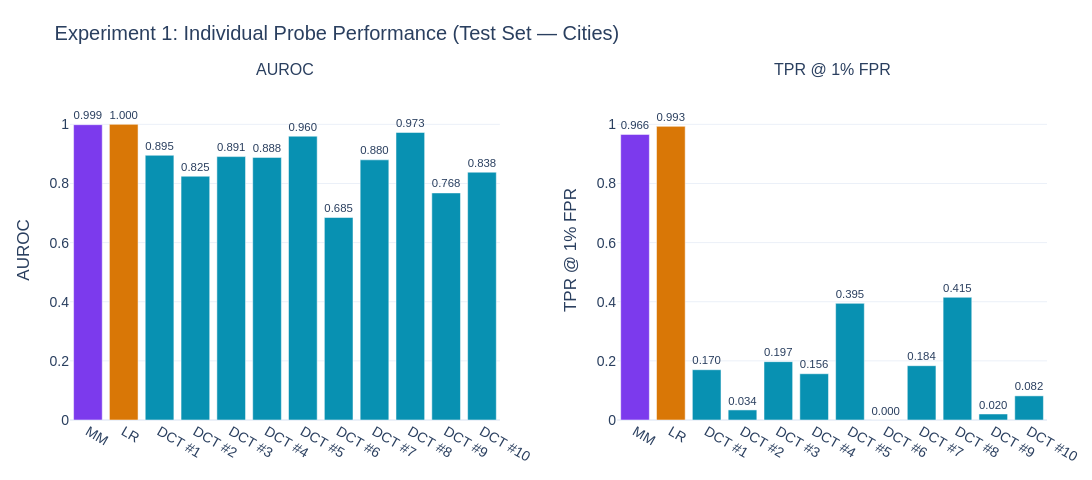

This figure's notebook cell:
### Code cell
probe_names = list(results.keys())
aurocs = [results[n]["auroc"] for n in probe_names]
tprs = [results[n]["tpr@1fpr"] for n in probe_names]

bar_colors = []
for n in probe_names:
    if n == "MM":
        bar_colors.append(PLOT_COLORS["mm"])
    elif n == "LR":
        bar_colors.append(PLOT_COLORS["lr"])
    else:
        bar_colors.append(PLOT_COLORS["dct"])

fig = make_subplots(
    rows=1, cols=2,
    subplot_titles=["AUROC", "TPR @ 1% FPR"],
    horizontal_spacing=0.12,
)

fig.add_trace(go.Bar(
    x=probe_names, y=aurocs,
    marker_color=bar_colors, showlegend=False,
    text=[f"{v:.3f}" for v in aurocs], textposition="outside",
), row=1, col=1)

fig.add_trace(go.Bar(
    x=probe_names, y=tprs,
    marker_color=bar_colors, showlegend=False,
    text=[f"{v:.3f}" for v in tprs], textposition="outside",
), row=1, col=2)

fig.update_layout(
    **PLOT_BASE,
    title="Experiment 1: Individual Probe Performance (Test Set — Cities)",
    height=480, width=1100,
    yaxis=dict(range=[0, 1.15], title="AUROC"),
    yaxis2=dict(range=[0, 1.15], title="TPR @ 1% FPR"),
)
fig.show()
save_fig(fig, "exp1_probe_performance")

### Figure 1 — Plotly figure (JSON) as saved in the notebook; plotly's stock layout.template omitted (floating-point values rounded to 4 significant figures)
{"data": [{"marker": {"color": ["#7C3AED", "#D97706", "#0891B2", "#0891B2", "#0891B2", "#0891B2", "#0891B2", "#0891B2", "#0891B2", "#0891B2", "#0891B2", "#0891B2"]}, "showlegend": false, "text": ["0.999", "1.000", "0.895", "0.825", "0.891", "0.888", "0.960", "0.685", "0.880", "0.973", "0.768", "0.838"], "textposition": "outside", "type": "bar", "x": ["MM", "LR", "DCT #1", "DCT #2", "DCT #3", "DCT #4", "DCT #5", "DCT #6", "DCT #7", "DCT #8", "DCT #9", "DCT #10"], "xaxis": "x", "y": [0.9989, 0.9999, 0.8953, 0.8245, 0.8909, 0.8883, 0.9599, 0.685, 0.88, 0.9727, 0.768, 0.8382], "yaxis": "y"}, {"marker": {"color": ["#7C3AED", "#D97706", "#0891B2", "#0891B2", "#0891B2", "#0891B2", "#0891B2", "#0891B2", "#0891B2", "#0891B2", "#0891B2", "#0891B2"]}, "showlegend": false, "text": ["0.966", "0.993", "0.170", "0.034", "0.197", "0.156", "0.395", "0.000", "0.184", "0.415", "0.020", "0.082"], "textposition": "outside", "type": "bar", "x": ["MM", "LR", "DCT #1", "DCT #2", "DCT #3", "DCT #4", "DCT #5", "DCT #6", "DCT #7", "DCT #8", "DCT #9", "DCT #10"], "xaxis": "x2", "y": [0.966, 0.9932, 0.1701, 0.03401, 0.1973, 0.1565, 0.3946, 0, 0.1837, 0.415, 0.02041, 0.08163], "yaxis": "y2"}], "layout": {"annotations": [{"font": {"size": 16}, "showarrow": false, "text": "AUROC", "x": 0.22, "xanchor": "center", "xref": "paper", "y": 1, "yanchor": "bottom", "yref": "paper"}, {"font": {"size": 16}, "showarrow": false, "text": "TPR @ 1% FPR", "x": 0.78, "xanchor": "center", "xref": "paper", "y": 1, "yanchor": "bottom", "yref": "paper"}], "font": {"family": "Arial, sans-serif", "size": 14}, "height": 480, "legend": {"bgcolor": "rgba(255,255,255,0.8)", "bordercolor": "#E5E7EB", "borderwidth": 1}, "margin": {"b": 60, "l": 70, "r": 40, "t": 80}, "title": {"text": "Experiment 1: Individual Probe Performance (Test Set — Cities)"}, "width": 1100, "xaxis": {"anchor": "y", "domain": [0, 0.44]}, "xaxis2": {"anchor": "y2", "domain": [0.56, 1]}, "yaxis": {"anchor": "x", "domain": [0, 1], "range": [0, 1.15], "title": {"text": "AUROC"}}, "yaxis2": {"anchor": "x2", "domain": [0, 1], "range": [0, 1.15], "title": {"text": "TPR @ 1% FPR"}}}}
